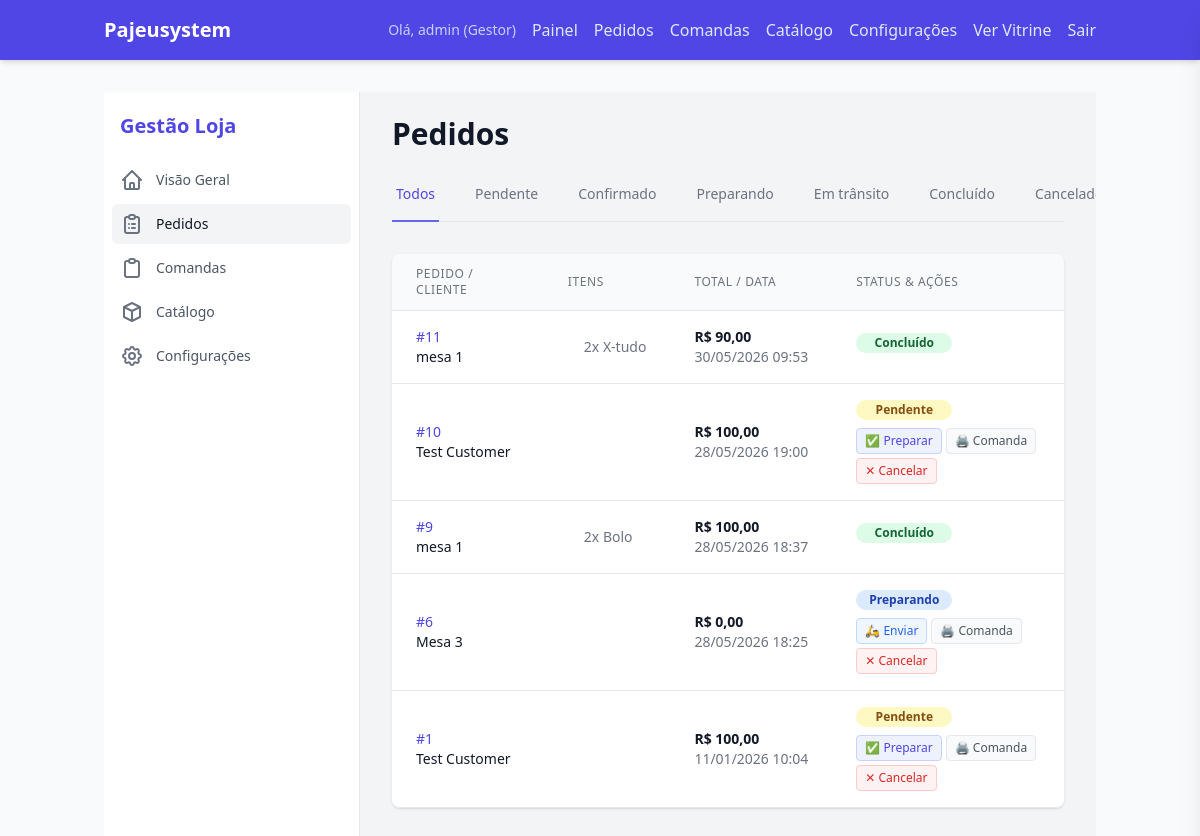
Screenshot of /dashboard/orders/ (signed in) with the database file from the repository.
### core/models.py (models this page shows, shortened)
class TenantAwareModel(models.Model):
    store = models.ForeignKey(
        Store,
        on_delete=models.CASCADE,
        related_name="%(class)s_related"
    )
    objects = TenantManager()
    class Meta:
        abstract = True

class Order(TenantAwareModel):
    class Status(models.TextChoices):
        OPEN = 'OPEN', 'Comanda Aberta'
        PENDING = 'PENDING', 'Pendente'
        CONFIRMED = 'CONFIRMED', 'Confirmado'
        PREPARING = 'PREPARING', 'Preparando'
        DELIVERING = 'DELIVERING', 'Em trânsito'
        COMPLETED = 'COMPLETED', 'Concluído'
        CANCELED = 'CANCELED', 'Cancelado'
    class PaymentMethod(models.TextChoices):
        ONLINE = 'online', 'Online (MP)'
        CASH = 'cash', 'Dinheiro'
        CARD = 'card', 'Cartão na Maquininha'
    class CardType(models.TextChoices):
        CREDIT = 'credit', 'Crédito'
        DEBIT = 'debit', 'Débito'
    user = models.ForeignKey('auth.User', on_delete=models.SET_NULL, null=True, blank=True)
    customer_name = models.CharField(max_length=255)
    customer_phone = models.CharField(max_length=20)
    customer_email = models.CharField(max_length=254, blank=True, default='')
    delivery_address = models.TextField()
    status = models.CharField(
        max_length=20,
        choices=Status.choices,
        default=Status.PENDING
    )
    total_amount = models.DecimalField(max_digits=10, decimal_places=2, default=Decimal('0.00'))
    delivery_fee = models.DecimalField(max_digits=10, decimal_places=2, default=Decimal('0.00'))
    payment_method = models.CharField(
        max_length=10,
        choices=PaymentMethod.choices,
        default=PaymentMethod.ONLINE,
    )
    change_amount = models.DecimalField(
        max_digits=10, decimal_places=2,
        null=True, blank=True,
        help_text='Troco solicitado quando payment_method=cash. None = sem troco.',
    )
    card_type = models.CharField(
        max_length=10,
        choices=CardType.choices,
        blank=True, default='',
        help_text='Tipo de cartão quando payment_method=card.',
    )
    mp_payment_id = models.CharField(
        max_length=64,
        null=True,
        blank=True,
        unique=True,
        db_index=True,
    )
    mp_preference_id = models.CharField(max_length=255, blank=True, default='', db_index=True)
    table_label = models.CharField(max_length=100, blank=True, default='')
    created_at = models.DateTimeField(auto_now_add=True)

class OrderItem(TenantAwareModel):
    order = models.ForeignKey(Order, on_delete=models.CASCADE, related_name='items')
    product = models.ForeignKey(Product, on_delete=models.CASCADE)
    quantity = models.PositiveIntegerField(default=1)
    unit_price = models.DecimalField(max_digits=10, decimal_places=2)

class Product(TenantAwareModel):
    category = models.ForeignKey(Category, on_delete=models.CASCADE, related_name='products')
    name = models.CharField(max_length=255)
    description = models.TextField(blank=True)
    price = models.DecimalField(max_digits=10, decimal_places=2)
    image = models.ImageField(upload_to='products/', null=True, blank=True)
    is_available = models.BooleanField(default=True)

### core/views.py (the view)
# urls.py: path('dashboard/orders/', views.manager_orders, name='manager_orders'),
@login_required
def manager_orders(request):
    if not user_can_manage_store(request):
        return redirect('index')
    status_filter = request.GET.get('status')
    orders = Order.objects.exclude(status='OPEN').order_by('-created_at')
    if status_filter and status_filter in Order.Status.values:
        orders = orders.filter(status=status_filter)
    return render(request, 'core/manager/orders.html', {
        'orders': orders,
        'current_status': status_filter,
        'Order': Order,
    })

### core/cart.py (called while the page is built)
    def get_total_price(self):
        return sum(Decimal(item['price']) * item['quantity'] for item in self.cart.values())

### core/context_processors.py (called while the page is built)
def theme_preference(request):
    user = getattr(request, 'user', None)
    if user is None or not user.is_authenticated:
        return {'theme_pref': 'system'}
    settings_obj = getattr(user, 'settings', None)
    theme = getattr(settings_obj, 'theme', None) if settings_obj else None
    return {'theme_pref': theme or 'system'}

### core/models.py (called while the page is built)
    def get_queryset(self):
        tenant = get_current_tenant()
        if tenant:
            return super().get_queryset().filter(store=tenant)
        return super().get_queryset()

### core/utils.py (called while the page is built)
def get_current_tenant():
    return _tenant_context.get()

def set_current_tenant(tenant):
    token = _tenant_context.set(tenant)
    return token

def reset_current_tenant(token):
    _tenant_context.reset(token)

### core/views.py (called while the page is built)
def user_can_manage_store(request):
    if request.user.is_staff:
        return True
    if request.tenant is None:
        return False
    return getattr(request.user, 'owned_store', None) == request.tenant

### templates/core/manager/orders.html (shortened to what this page needs)
{% extends 'core/manager/base_manager.html' %}
{% block manager_content %}
<div class="md:flex md:items-center md:justify-between">
    <div class="flex-1 min-w-0">
        <h2 class="text-2xl font-bold leading-7 text-gray-900 dark:text-gray-100 sm:text-3xl sm:truncate">
            Pedidos
        </h2>
    </div>
</div>
<div class="mt-4 border-b border-gray-200 dark:border-gray-700">
    <nav class="-mb-px flex space-x-8" aria-label="Tabs">
        <a href="{% url 'manager_orders' %}"
            class="{% if not current_status %}border-indigo-500 text-indigo-600 dark:text-indigo-400{% else %}border-transparent text-gray-500 hover:text-gray-700 hover:border-gray-300 dark:text-gray-400 dark:hover:text-gray-200{% endif %} whitespace-nowrap py-4 px-1 border-b-2 font-medium text-sm">
            Todos
        </a>
        {% for status_value, status_label in Order.Status.choices %}
        {% if status_value != 'OPEN' %}
        <a href="{% url 'manager_orders' %}?status={{ status_value }}"
            class="{% if current_status == status_value %}border-indigo-500 text-indigo-600{% else %}border-transparent text-gray-500 hover:text-gray-700 hover:border-gray-300{% endif %} whitespace-nowrap py-4 px-1 border-b-2 font-medium text-sm">
            {{ status_label }}
        </a>
        {% endif %}
        {% endfor %}
    </nav>
</div>
<div class="mt-8 flex flex-col">
    <div class="-my-2 overflow-x-auto sm:-mx-6 lg:-mx-8">
        <div class="py-2 align-middle inline-block min-w-full sm:px-6 lg:px-8">
            <div class="shadow overflow-hidden border-b border-gray-200 dark:border-gray-700 sm:rounded-lg">
                <table class="min-w-full divide-y divide-gray-200 dark:divide-gray-700">
                    <thead class="bg-gray-50 dark:bg-gray-900">
                        <tr>
                            <th scope="col"
                                class="px-6 py-3 text-left text-xs font-medium text-gray-500 dark:text-gray-400 uppercase tracking-wider">
                                Pedido / Cliente
                            </th>
                            <th scope="col"
                                class="px-6 py-3 text-left text-xs font-medium text-gray-500 dark:text-gray-400 uppercase tracking-wider">
                                Itens
                            </th>
                            <th scope="col"
                                class="px-6 py-3 text-left text-xs font-medium text-gray-500 dark:text-gray-400 uppercase tracking-wider">
                                Total / Data
                            </th>
                            <th scope="col"
                                class="px-6 py-3 text-left text-xs font-medium text-gray-500 dark:text-gray-400 uppercase tracking-wider">
                                Status & Ações
                            </th>
                        </tr>
                    </thead>
                    <tbody class="bg-white dark:bg-gray-800 divide-y divide-gray-200 dark:divide-gray-700" id="orders-table-body"
                        hx-get="{% url 'manager_orders_rows' %}{% if current_status %}?status={{ current_status }}{% endif %}"
                        hx-trigger="every 10s"
                        hx-swap="innerHTML">
                        {% for order in orders %}
                        <tr>
                            <td class="px-6 py-4 whitespace-nowrap">
                                <div class="flex items-center">
                                    <div class="ml-0">
                                        <div class="text-sm font-medium text-indigo-600 dark:text-indigo-400">#{{ order.id }}</div>
                                        <div class="text-sm font-medium text-gray-900 dark:text-gray-100">{{ order.customer_name }}</div>
                                    </div>
                                </div>
                            </td>
                            <td class="px-6 py-4">
                                <ul class="list-disc pl-4 text-sm text-gray-500 dark:text-gray-400">
                                    {% for item in order.items.all|slice:":2" %}
                                    <li class="truncate max-w-xs">{{ item.quantity }}x {{ item.product.name }}</li>
                                    {% endfor %}
                                </ul>
                            </td>
                            <td class="px-6 py-4 whitespace-nowrap">
                                <div class="text-sm text-gray-900 dark:text-gray-100 font-bold">R$ {{ order.total_amount }}</div>
                                <div class="text-sm text-gray-500 dark:text-gray-400">{{ order.created_at|date:"d/m/Y H:i" }}</div>
                            </td>
                            <td class="px-6 py-4 whitespace-nowrap text-sm text-gray-500 dark:text-gray-400">
                                <div class="flex flex-col space-y-2">
                                    <span
                                        class="px-2 inline-flex text-xs leading-5 font-semibold rounded-full w-24 justify-center
                                    {% if order.status == 'COMPLETED' %}bg-green-100 text-green-800 dark:bg-green-900/40 dark:text-green-300{% elif order.status == 'PENDING' %}bg-yellow-100 text-yellow-800 dark:bg-yellow-900/40 dark:text-yellow-300{% elif order.status == 'CANCELED' %}bg-red-100 text-red-800 dark:bg-red-900/40 dark:text-red-300{% else %}bg-blue-100 text-blue-800 dark:bg-blue-900/40 dark:text-blue-300{% endif %}">
                                        {{ order.get_status_display }}
                                    </span>
                                    <div class="flex flex-wrap gap-1">
                                        {% if order.status == 'PENDING' or order.status == 'CONFIRMED' %}
                                        <button hx-post="{% url 'update_status' order.id %}"
                                            hx-vals='{"status": "PREPARING"}' hx-target="closest tr" hx-swap="outerHTML"
                                            class="text-xs text-indigo-600 bg-indigo-50 hover:bg-indigo-100 dark:text-indigo-300 dark:bg-indigo-900/40 dark:hover:bg-indigo-900/60 px-2 py-1 rounded border border-indigo-200 dark:border-indigo-800 transition">
                                            ✅ Preparar
                                        </button>
                                        {% endif %}
                                        {% if order.status == 'PREPARING' %}
                                        <button hx-post="{% url 'update_status' order.id %}"
                                            hx-vals='{"status": "DELIVERING"}' hx-target="closest tr"
                                            hx-swap="outerHTML"
                                            class="text-xs text-blue-600 bg-blue-50 hover:bg-blue-100 dark:text-blue-300 dark:bg-blue-900/40 dark:hover:bg-blue-900/60 px-2 py-1 rounded border border-blue-200 dark:border-blue-800 transition">
                                            🛵 Enviar
                                        </button>
                                        {% endif %}
                                        {% if order.status not in 'COMPLETED,CANCELED' %}
                                        <a href="{% url 'order_print' order.id %}" target="_blank"
                                            class="text-xs text-gray-600 bg-gray-50 hover:bg-gray-100 dark:text-gray-300 dark:bg-gray-700 dark:hover:bg-gray-600 px-2 py-1 rounded border border-gray-200 dark:border-gray-600 transition">
                                            🖨️ Comanda
                                        </a>
                                        <button hx-post="{% url 'update_status' order.id %}"
                                            hx-vals='{"status": "CANCELED"}' hx-target="closest tr" hx-swap="outerHTML"
                                            hx-confirm="Cancelar o pedido #{{ order.id }}?"
                                            class="text-xs text-red-600 bg-red-50 hover:bg-red-100 dark:text-red-400 dark:bg-red-900/30 dark:hover:bg-red-900/50 px-2 py-1 rounded border border-red-200 dark:border-red-800 transition">
                                            ✕ Cancelar
                                        </button>
                                        {% endif %}
                                    </div>
                                </div>
                            </td>
                        </tr>
                        {% empty %}
                        <tr>
                            <td colspan="4" class="px-6 py-10 text-center text-sm text-gray-500 dark:text-gray-400">
                                Nenhum pedido encontrado nesta categoria.
                            </td>
                        </tr>
                        {% endfor %}
                    </tbody>
                </table>
            </div>
        </div>
    </div>
</div>
{% endblock %}

### templates/base.html (shortened to what this page needs)
<!DOCTYPE html>
<html lang="pt-br" class="dark">
<head>
    <script src="https://cdn.tailwindcss.com"></script>
</head>
<body class="bg-gray-50 text-gray-900 dark:bg-gray-900 dark:text-gray-100 font-sans transition-colors" hx-headers='{"X-CSRFToken": "{{ csrf_token }}"}'>
    <header class="bg-indigo-600 dark:bg-indigo-800 text-white shadow-md">
        <div class="container mx-auto px-4 py-4 flex justify-between items-center">
            <div class="flex items-center">
                <a href="/" class="flex items-center gap-3">
                    {% if request.tenant.logo %}
                    <img src="{{ request.tenant.logo.url }}" alt="{{ request.tenant.name }}"
                        class="h-10 w-auto rounded">
                    {% else %}
                    <span class="text-xl font-bold">{{ request.tenant.name|default:"Pajeusystem" }}</span>
                    {% endif %}
                </a>
            </div>
            <nav class="flex items-center gap-4">
                {% if request.user_can_manage %}
                <span class="text-sm text-indigo-200">Olá, {{ user.username }} (Gestor)</span>
                <a href="{% url 'dashboard' %}" class="text-indigo-100 hover:text-white font-medium">Painel</a>
                <a href="{% url 'manager_orders' %}" class="text-indigo-100 hover:text-white font-medium">Pedidos</a>
                <a href="{% url 'comanda_list' %}" class="text-indigo-100 hover:text-white font-medium">Comandas</a>
                <a href="{% url 'manager_products' %}" class="text-indigo-100 hover:text-white font-medium">Catálogo</a>
                <a href="{% url 'manager_settings' %}" class="text-indigo-100 hover:text-white font-medium">Configurações</a>
                <a href="/" class="text-indigo-100 hover:text-white font-medium">Ver Vitrine</a>
                <form action="{% url 'logout' %}" method="post" class="inline">
                    <button type="submit" class="text-indigo-100 hover:text-white font-medium">Sair</button>
                </form>
                {% endif %}
            </nav>
        </div>
    </header>
    <main class="container mx-auto px-4 py-8">
        {% block content %}
        {% endblock %}
    </main>
</body>
</html>

### rows the page displays
Order: id "11", customer_name "mesa 1", total_amount "90,00", created_at "30/05/2026 09:53", status "Concluído"
OrderItem: quantity "2", product.name "X-tudo"
Order: id "10", customer_name "Test Customer", total_amount "100,00", created_at "28/05/2026 19:00", status "Pendente", shows "✅ Preparar"
Order: id "9", customer_name "mesa 1", total_amount "100,00", created_at "28/05/2026 18:37", status "Concluído"
OrderItem: quantity "2", product.name "Bolo"
Order: id "6", customer_name "Mesa 3", total_amount "0,00", created_at "28/05/2026 18:25", status "Preparando", shows "🛵 Enviar"
Order: id "1", customer_name "Test Customer", total_amount "100,00", created_at "11/01/2026 10:04", status "Pendente", shows "✅ Preparar"

### other values shown
{{ request.tenant.name|default:"Pajeusystem" }} "Pajeusystem"
{{ user.username }} "admin"
{{ status_label }} "Pendente" "Confirmado" "Preparando" "Em trânsito" "Concluído"
